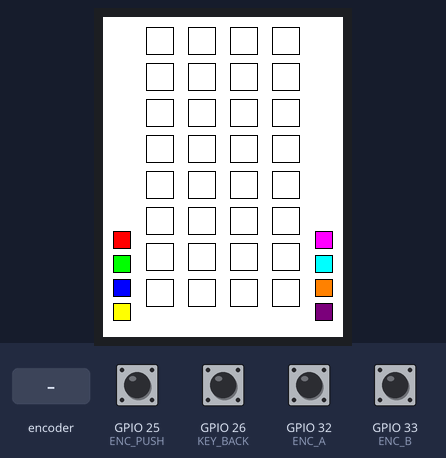
Simulated run of this sketch. Board: ESP32. Parts: 240×320 colour display. Inputs (shaded band) come from the test bench; at power-on: GPIO 25 (ENC_PUSH), GPIO 26 (KEY_BACK), GPIO 32 (ENC_A), GPIO 33 (ENC_B) HIGH. Random numbers use the default seed unless the sketch sets one.

Above: at 1.4 s.
1.5 s: GPIO 25 (ENC_PUSH) pulled LOW for 1 s
At 2.9 s:
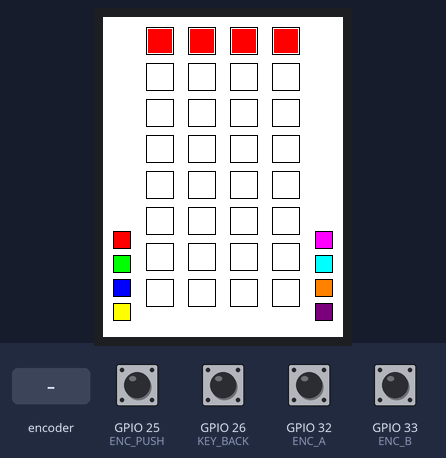
3.1 s: rotary encoder on GPIO 32 (ENC_A) / GPIO 33 (ENC_B) turned 1 step (first pin leading)
At 5.1 s:
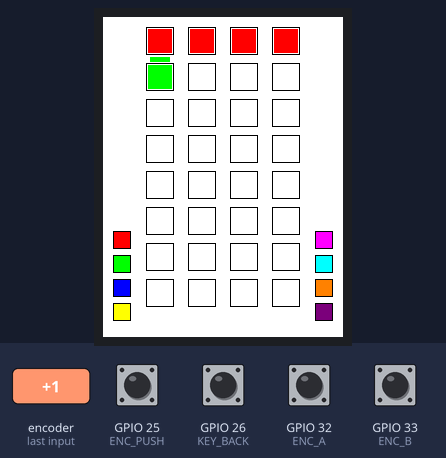
5.2 s: GPIO 25 (ENC_PUSH) pulled LOW for 0.15 s
At 5.65 s:
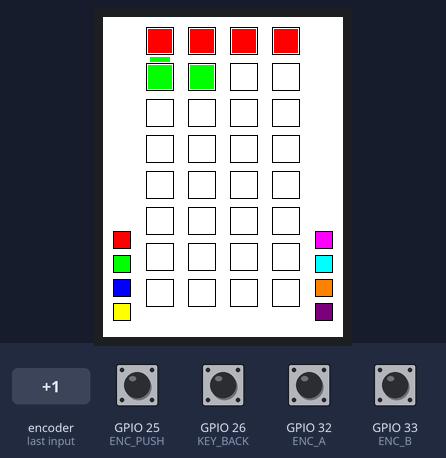
5.9 s: rotary encoder on GPIO 32 (ENC_A) / GPIO 33 (ENC_B) turned 1 step (first pin leading)
At 7.5 s:
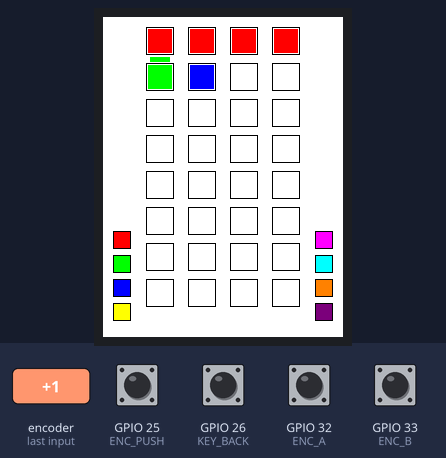
7.6 s: GPIO 26 (KEY_BACK) pulled LOW for 0.15 s
At 8.0 s:
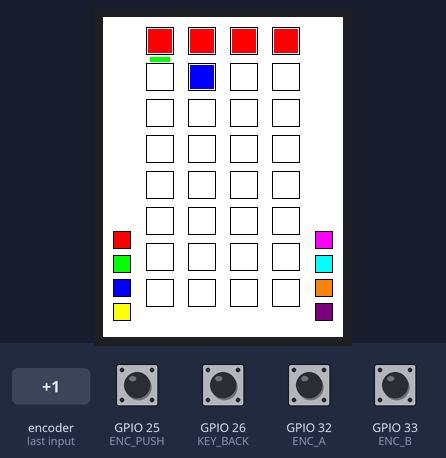
Timing chart, 0 to 9.3 s (numbered marks = the images above; inputs shaded):
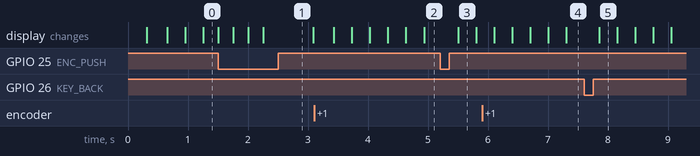

The sketch:

esp32-color-guessing-game.ino
```cpp
#include <Adafruit_GFX.h>
#include <Adafruit_ST7789.h>
#include <SPI.h>

// =====================================================
// ESP32 Color Guessing Game
// Hardware: ESP32 + ST7789 TFT Display + Rotary Encoder
// Author: Alp Çağatay Turda
// =====================================================

// --- Pin Definitions ---
#define TFT_CS     5
#define TFT_DC     2
#define TFT_RST    4

#define ENC_A     32
#define ENC_B     33
#define ENC_PUSH  25
#define KEY_BACK  26

// --- Game Settings ---
#define MAX_ATTEMPTS 8
#define CODE_LENGTH  4
#define NUM_COLORS   8

// --- Color Palette ---
uint16_t palette[NUM_COLORS] = {
  ST77XX_RED,
  ST77XX_GREEN,
  ST77XX_BLUE,
  ST77XX_YELLOW,
  ST77XX_MAGENTA,
  ST77XX_CYAN,
  ST77XX_ORANGE,
  0x780F
};

// --- Game State Machine ---
enum GameState {
  INIT,
  DRAW_STATIC_UI,
  INPUT_MOVE,
  CHECK_GUESS,
  UPDATE_UI,
  END_WIN,
  END_LOSE
};

GameState currentState = INIT;

// --- TFT Object ---
Adafruit_ST7789 tft = Adafruit_ST7789(TFT_CS, TFT_DC, TFT_RST);

// --- Game Data ---
int secretCode[CODE_LENGTH];
int currentGuess[CODE_LENGTH];
int guessHistory[MAX_ATTEMPTS][CODE_LENGTH];

// Feedback values:
// -1: Empty
//  0: No match / White
//  1: Correct color, wrong position / Yellow
//  2: Correct color, correct position / Green
int feedbackHistory[MAX_ATTEMPTS][CODE_LENGTH];

int currentAttempt = 0;
int currentSlot = 0;
int selectedColorIdx = 0;

// --- Encoder Variables ---
int lastEncA;

// --- Animation Variables ---
unsigned long lastAnimTime = 0;
bool animState = false;

// --- Display Layout Settings ---
const int boxSize = 28;
const int horizontalGap = 14;
const int verticalStep = 36;
const int startY = 10;

// --- Feedback Indicator Size ---
const int feedbackW = 20;
const int feedbackH = 5;

void setup() {
  pinMode(ENC_A, INPUT_PULLUP);
  pinMode(ENC_B, INPUT_PULLUP);
  pinMode(ENC_PUSH, INPUT_PULLUP);
  pinMode(KEY_BACK, INPUT_PULLUP);

  tft.init(240, 320);
  tft.setRotation(2);
  tft.fillScreen(ST77XX_WHITE);

  lastEncA = digitalRead(ENC_A);

  // Creates a random seed for the secret code
  randomSeed(analogRead(0));
}

void loop() {
  switch (currentState) {
    case INIT:
      generateSecretCode();

      for (int i = 0; i < MAX_ATTEMPTS; i++) {
        for (int j = 0; j < CODE_LENGTH; j++) {
          feedbackHistory[i][j] = -1;
        }
      }

      currentAttempt = 0;
      currentSlot = 0;
      currentState = DRAW_STATIC_UI;
      break;

    case DRAW_STATIC_UI:
      drawBoard();
      drawPalette();
      currentState = INPUT_MOVE;
      break;

    case INPUT_MOVE:
      handleEncoder();
      handleButtons();
      drawActiveSlotAnim();
      break;

    case CHECK_GUESS:
      processGuess();
      break;

    case UPDATE_UI:
      drawBoard();
      drawPalette();

      if (currentAttempt >= MAX_ATTEMPTS) {
        currentState = END_LOSE;
      } else {
        currentState = INPUT_MOVE;
      }
      break;

    case END_WIN:
      showEndGame("YOU WIN!");
      break;

    case END_LOSE:
      showEndGame("GAME OVER!");
      break;
  }
}

// Generates a random secret color code
void generateSecretCode() {
  for (int i = 0; i < CODE_LENGTH; i++) {
    secretCode[i] = random(NUM_COLORS);
  }
}

// Draws the main game board
void drawBoard() {
  tft.fillScreen(ST77XX_WHITE);

  int startX = (240 - (CODE_LENGTH * boxSize + (CODE_LENGTH - 1) * horizontalGap)) / 2;

  for (int i = 0; i < MAX_ATTEMPTS; i++) {
    for (int j = 0; j < CODE_LENGTH; j++) {
      int px = startX + j * (boxSize + horizontalGap);
      int py = startY + i * verticalStep;

      // Draw empty box
      tft.drawRect(px, py, boxSize, boxSize, ST77XX_BLACK);

      if (i < currentAttempt) {
        // Draw previous guess color
        tft.fillRect(px + 2, py + 2, boxSize - 4, boxSize - 4, palette[guessHistory[i][j]]);

        // Draw feedback indicator under each box
        uint16_t feedCol = ST77XX_WHITE;

        if (feedbackHistory[i][j] == 2) {
          feedCol = ST77XX_GREEN;
        } else if (feedbackHistory[i][j] == 1) {
          feedCol = ST77XX_YELLOW;
        }

        int feedX = px + (boxSize - feedbackW) / 2;
        int feedY = py + boxSize + 2;

        tft.fillRect(feedX, feedY, feedbackW, feedbackH, feedCol);
        tft.drawRect(feedX, feedY, feedbackW, feedbackH, feedCol);
      }

      else if (i == currentAttempt && j < currentSlot) {
        // Draw already selected colors in the current row
        tft.fillRect(px + 2, py + 2, boxSize - 4, boxSize - 4, palette[currentGuess[j]]);
      }
    }
  }
}

// Draws the color palette on both sides of the screen
void drawPalette() {
  int pSize = 18;
  int gap = 6;
  int paletteStartY = 320 - (4 * (pSize + gap)) - 10;

  for (int i = 0; i < 4; i++) {
    // Left side colors
    tft.fillRect(10, paletteStartY + i * (pSize + gap), pSize, pSize, palette[i]);
    tft.drawRect(10, paletteStartY + i * (pSize + gap), pSize, pSize, ST77XX_BLACK);

    // Right side colors
    tft.fillRect(240 - pSize - 10, paletteStartY + i * (pSize + gap), pSize, pSize, palette[i + 4]);
    tft.drawRect(240 - pSize - 10, paletteStartY + i * (pSize + gap), pSize, pSize, ST77XX_BLACK);
  }
}

// Reads rotary encoder movement and changes selected color
void handleEncoder() {
  int valA = digitalRead(ENC_A);

  if (valA != lastEncA && valA == LOW) {
    if (digitalRead(ENC_B) != valA) {
      selectedColorIdx = (selectedColorIdx + 1) % NUM_COLORS;
    } else {
      selectedColorIdx = (selectedColorIdx - 1 + NUM_COLORS) % NUM_COLORS;
    }
  }

  lastEncA = valA;
}

// Handles encoder push button and back button
void handleButtons() {
  if (digitalRead(ENC_PUSH) == LOW) {
    int startX = (240 - (CODE_LENGTH * boxSize + (CODE_LENGTH - 1) * horizontalGap)) / 2;
    int px = startX + currentSlot * (boxSize + horizontalGap);
    int py = startY + currentAttempt * verticalStep;

    // Draw selected color in the active slot
    tft.fillRect(px + 2, py + 2, boxSize - 4, boxSize - 4, palette[selectedColorIdx]);

    delay(250);

    currentGuess[currentSlot] = selectedColorIdx;
    currentSlot++;

    if (currentSlot >= CODE_LENGTH) {
      currentState = CHECK_GUESS;
    }
  }

  if (digitalRead(KEY_BACK) == LOW) {
    delay(250);

    if (currentSlot > 0) {
      currentSlot--;

      int startX = (240 - (CODE_LENGTH * boxSize + (CODE_LENGTH - 1) * horizontalGap)) / 2;
      int px = startX + currentSlot * (boxSize + horizontalGap);
      int py = startY + currentAttempt * verticalStep;

      // Clear the last selected slot
      tft.fillRect(px + 2, py + 2, boxSize - 4, boxSize - 4, ST77XX_WHITE);
    }
  }
}

// Checks the current guess and calculates feedback
void processGuess() {
  bool usedSecret[CODE_LENGTH] = {false};
  bool usedGuess[CODE_LENGTH] = {false};

  int results[CODE_LENGTH] = {0};
  int correctCount = 0;

  // First pass:
  // Checks correct color in the correct position
  for (int i = 0; i < CODE_LENGTH; i++) {
    if (currentGuess[i] == secretCode[i]) {
      results[i] = 2;
      usedSecret[i] = true;
      usedGuess[i] = true;
      correctCount++;
    }
  }

  // Second pass:
  // Checks correct color in the wrong position
  for (int i = 0; i < CODE_LENGTH; i++) {
    if (usedGuess[i]) {
      continue;
    }

    for (int j = 0; j < CODE_LENGTH; j++) {
      if (!usedSecret[j] && currentGuess[i] == secretCode[j]) {
        results[i] = 1;
        usedSecret[j] = true;
        break;
      }
    }
  }

  // Saves current guess and feedback to history
  for (int i = 0; i < CODE_LENGTH; i++) {
    guessHistory[currentAttempt][i] = currentGuess[i];
    feedbackHistory[currentAttempt][i] = results[i];
  }

  currentAttempt++;
  currentSlot = 0;

  if (correctCount == CODE_LENGTH) {
    currentState = END_WIN;
  } else {
    currentState = UPDATE_UI;
  }

  delay(500);
}

// Blinks the active slot with the currently selected color
void drawActiveSlotAnim() {
  if (millis() - lastAnimTime > 300) {
    lastAnimTime = millis();
    animState = !animState;

    int startX = (240 - (CODE_LENGTH * boxSize + (CODE_LENGTH - 1) * horizontalGap)) / 2;
    int px = startX + currentSlot * (boxSize + horizontalGap);
    int py = startY + currentAttempt * verticalStep;

    tft.fillRect(
      px + 2,
      py + 2,
      boxSize - 4,
      boxSize - 4,
      animState ? palette[selectedColorIdx] : ST77XX_WHITE
    );
  }
}

// Shows win or lose screen and restarts the game
void showEndGame(String msg) {
  tft.fillRect(30, 100, 180, 110, ST77XX_WHITE);
  tft.drawRect(30, 100, 180, 110, ST77XX_BLACK);

  tft.setTextColor(ST77XX_BLACK);
  tft.setTextSize(2);
  tft.setCursor(65, 120);
  tft.print(msg);

  // Shows the secret code at the end of the game
  for (int i = 0; i < CODE_LENGTH; i++) {
    tft.fillRect(60 + i * 35, 165, 25, 25, palette[secretCode[i]]);
  }

  delay(6000);

  currentState = INIT;
}
```
